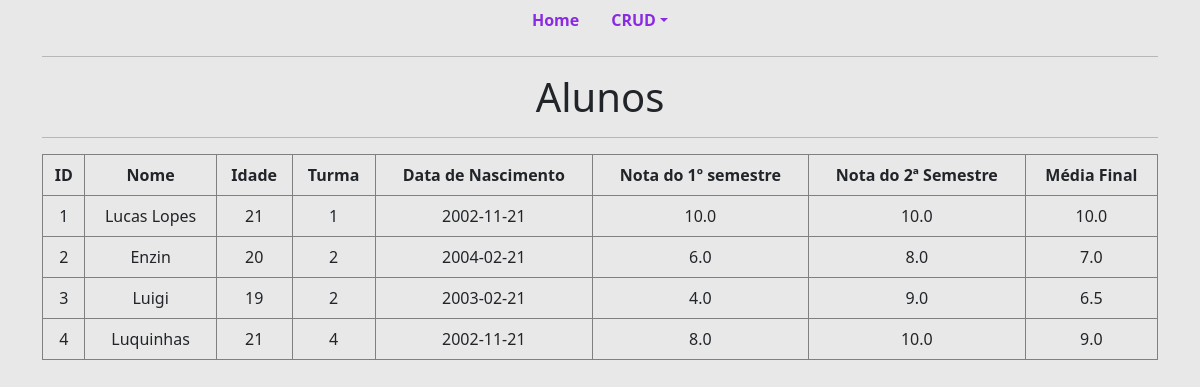
Page /read/alunos on the earlier database version.
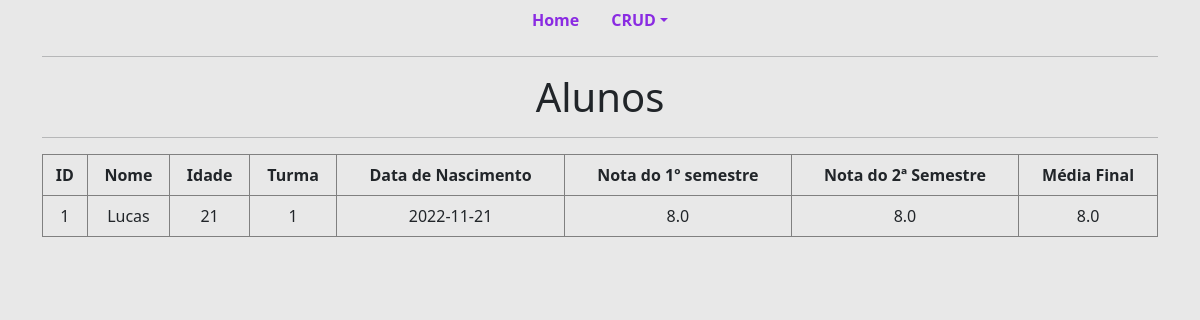
Same page on the later database version.
### projeto_flask/models/models.py (models this page shows)
class Aluno(database.Model):
    __tablename__ = "aluno"
    id = database.Column(database.Integer, primary_key=True)
    nome = database.Column(database.String(100), nullable=False)
    idade = database.Column(database.Integer, nullable=False)
    turma_id = database.Column(database.Integer, database.ForeignKey('turma.id'), nullable=False)
    data_nascimento = database.Column(database.Date, nullable=False)
    nota_semestre1 = database.Column(database.Float, nullable=False)
    nota_semestre2 = database.Column(database.Float, nullable=False)
    media = database.Column(database.Float, nullable=False)

### projeto_flask/controller/routes/routes.py (the view)
@app.route("/read/alunos", methods=["GET", "POST"])
def aluno():
    lista_alunos = database.session.query(Aluno).all()
    return render_template("alunos.html", lista_alunos=lista_alunos)

### projeto_flask/templates/alunos.html
{% extends "base.html" %} {% block body %}
<div class="container">
  <hr />
  <h1 style="text-align: center">Alunos</h1>
  <hr />
</div>
<div class="container">
  <table class="table table-bordered" style="border-color: gray">
    <thead class="thead-dark">
      <tr style="text-align: center">
        <th scope="col">ID</th>
        <th scope="col">Nome</th>
        <th scope="col">Idade</th>
        <th scope="col">Turma</th>
        <th scope="col">Data de Nascimento</th>
        <th scope="col">Nota do 1º semestre</th>
        <th scope="col">Nota do 2ª Semestre</th>
        <th scope="col">Média Final</th>
      </tr>
    </thead>
    <tbody>
      {% if lista_alunos %} {% for aluno in lista_alunos %}
      <tr style="text-align: center">
        <td>{{ aluno.id }}</td>
        <td>{{ aluno.nome }}</td>
        <td>{{ aluno.idade }}</td>
        <td>{{ aluno.turma_id }}</td>
        <td>{{ aluno.data_nascimento }}</td>
        <td>{{ aluno.nota_semestre1 }}</td>
        <td>{{ aluno.nota_semestre2 }}</td>
        <td>{{ aluno.media }}</td>
      </tr>
      {% endfor %} {% else %}
      <tr>
        <td colspan="8" style="text-align: center">
          Nenhum(a) Aluno(a) cadastrado(a)
        </td>
      </tr>
      {% endif %}
    </tbody>
  </table>
</div>
{% endblock%}

### projeto_flask/templates/base.html (shortened to what this page needs)
<!DOCTYPE html>
<html lang="pt-br">
  <head>
    <link
    href="https://cdn.jsdelivr.net/npm/bootstrap@5.2.3/dist/css/bootstrap.min.css"
    rel="stylesheet"
    />
  </head>
  <body style="background-color: rgba(211, 211, 211, 0.522);">
    <ul class="nav justify-content-center">
      <li class="nav-item" style="font-weight: bold;">
        <a style="color: blueviolet;" class="nav-link" aria-current="page" href="{{url_for('homepage')}}"
          >Home</a
        >
      </li>
      <li class="nav-item dropdown" style="font-weight: bold;">
        <a style="color: blueviolet;" class="nav-link dropdown-toggle" href="#" id="navbarDropdown" role="button" data-bs-toggle="dropdown" aria-expanded="false">CRUD</a>
      </li>
    </ul>
    {% block body %} {% endblock %}
  </body>
</html>

Differences in the rows shown:
removed Aluno: id "2", nome "Enzin", idade "20", turma_id "2", data_nascimento "2004-02-21", nota_semestre1 "6.0", nota_semestre2 "8.0", media "7.0"
removed Aluno: id "3", nome "Luigi", idade "19", turma_id "2", data_nascimento "2003-02-21", nota_semestre1 "4.0", nota_semestre2 "9.0", media "6.5"
removed Aluno: id "4", nome "Luquinhas", idade "21", turma_id "4", data_nascimento "2002-11-21", nota_semestre1 "8.0", nota_semestre2 "10.0", media "9.0"
changed Aluno id 1: nome "Lucas Lopes" → "Lucas"; data_nascimento "2002-11-21" → "2022-11-21"; nota_semestre1 "10.0" → "8.0"; nota_semestre2 "10.0" → "8.0"; media "10.0" → "8.0"
